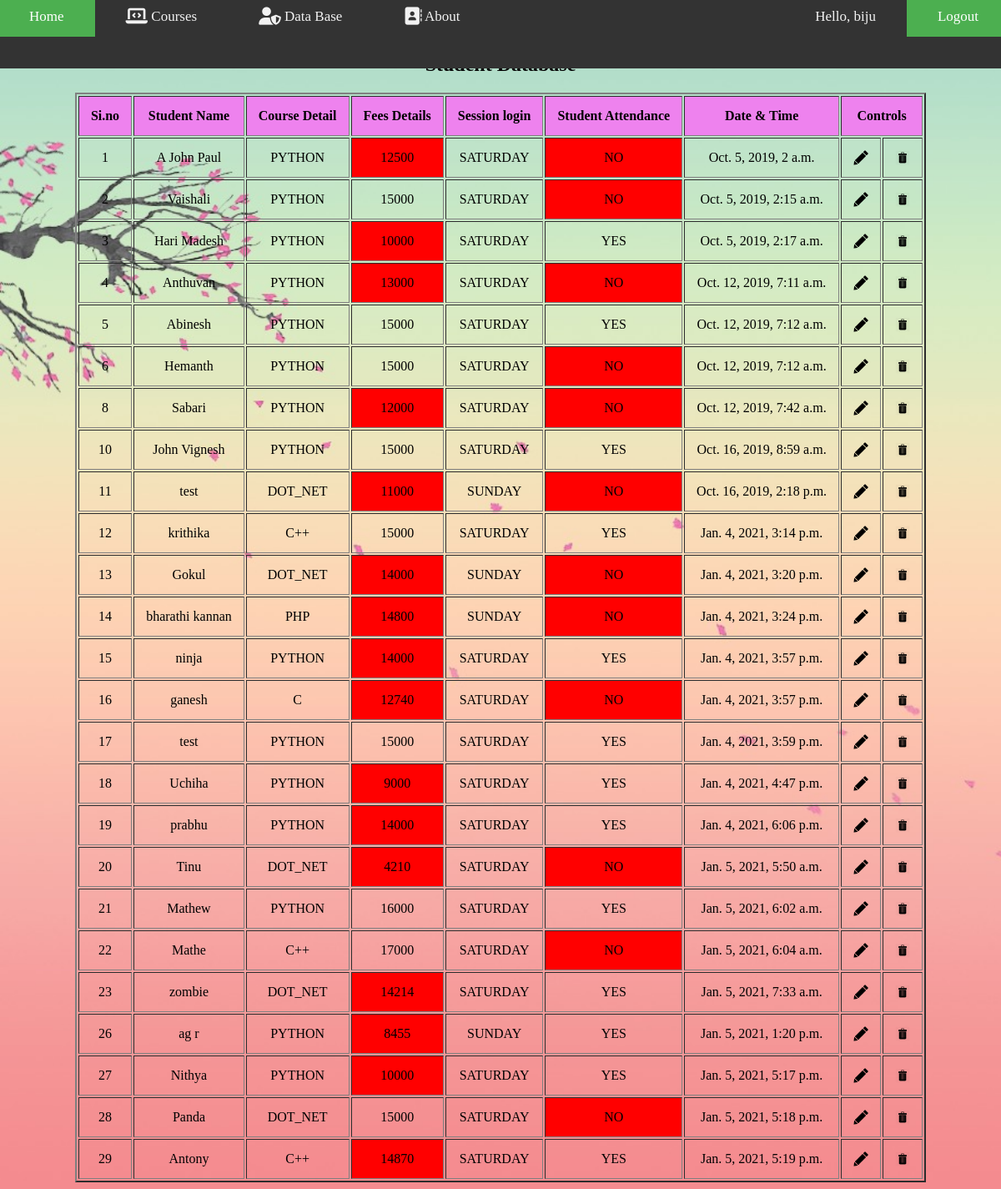
/home/records (signed in), run on the app's committed database.
### enroll/models.py (models this page shows, shortened)
class Data(models.Model):
    ATT = (
        ('Student Attendance', (
            (u'YES', u'Y'),
            (u'NO', u'N'),
        )),
    )
    DAY = (
        ('Choose your session', (
            (u'SATURDAY', u'saturday'),
            (u'SUNDAY', u'sunday'),
        )),
    )
    COURSE = (
        ('Select your course', (
            (u'PYTHON', u'python'),
            (u'DOT_NET', u'.net'),
            (u'C', u'c'),
            (u'C++', u'c++'),
            (u'PHP', u'php'),
            (u'XML', u'xml'),
        )),
    )
    id = models.AutoField(auto_created=True, primary_key=True)
    name = models.CharField(max_length=15, null=False, unique=True)
    course = models.CharField(max_length=10, blank=False, null=False, choices=COURSE)
    session = models.CharField(max_length=8, blank=False, null=False, choices=DAY)
    attendance = models.CharField(max_length=3, blank=False, null=False, choices=ATT)
    date = models.DateTimeField(default=datetime.now, editable=True)
    amount = models.IntegerField(blank=False, null=False)
    img = models.ImageField(upload_to='images/', default="")

### enroll/views.py (the view)
# urls.py: path('records', views.R.as_view(), name='records'),
class R(ListView):
    model = Data
    template_name = 'records.html'

### enroll/templates/records.html (shortened to what this page needs)
{% extends 'index.html' %}
{% load static %}
{% block content %}
{% if user.is_superuser %}
    <html>
        <head>
        </head>
        <body>
            <center>
                <br>
                <br>
                <h2>---Student Database---</h2>
                <table cellpadding="14px" cellspacing="2" bgcolor="orange" border="2" align="center">
                    <tr bgcolor="violet">
                        <th>Si.no</th>
                        <th>Student Name</th>
                        <th>Course Detail</th>
                        <th>Fees Details</th>
                        <th>Session login</th>
                        <th>Student Attendance</th>
                        <th>Date & Time</th>
                        <th colspan="2">Controls</th>
                    </tr>
                        {% for Data in object_list %}
                            <tr align="center">
                                <td>{{Data.id}}</td>
                                <td>{{Data.name}}</td>
                                <td>{{Data.course}}</td>
                                {% if Data.amount < 15000 %}
                                    <td bgcolor="red">{{Data.amount}}</td>
                                {% else %}
                                    <td>{{Data.amount}}</td>
                                {% endif %}
                                <td>{{Data.session}}</td>
                                {% if 'N' in Data.attendance %}
                                    <td bgcolor="red">{{Data.attendance}}</td>
                                {% else %}
                                    <td>{{Data.attendance}}</td>
                                {% endif %}
                                <td>{{Data.date}}</td>
                                <td><a href="{% url 'edit' Data.pk %}"><img src="{% static 'images/edit.jpg' %}" width="18" height="18"></a></td>
                                <td><a href="{% url 'delete' Data.pk%}"><img src="{% static 'images/del.jpg'%}" width="18" height="18"></a></td>
                            </tr>
                        {% endfor %}
                </table>
            </center>
        </body>
    </html>
{% endif %}
{% endblock content %}

### enroll/templates/index.html (shortened to what this page needs)
{% load static %}
<html lang="en">
        <head>
            <link rel="stylesheet" type="text/css" href="{% static 'CSS/main.css' %}">
        </head>
        <body>
                <div class="topnav">
                    <a class="active" id="bb" href="{% url 'home' %}">Home</a>
                    <a class="active" href="{% url 'new' %}" title="Courses">
                        <i class="fas fa-laptop-code fa-lg" title="Courses"></i> Courses</a>
                    <a class="active" href="{% url 'records' %}" title="Admin-Login">
                        <i class="fas fa-user-shield fa-lg" title="Admin-Login"></i> Data Base</a>
                    <a class="active" href="{% url 'contact' %}" title="About Us">
                        <i class="fas fa-address-book fa-lg" title="About Us"></i> About</a>
                    {% if user.is_authenticated %}
                        <a class="opp" id="bb" href="{% url 'logout' %}">Logout</a>
                        <a class="opp">Hello, {{user.username}}</a>
                    {% else %}
                        <a class="opp" id="bb" href="{% url 'login' %}" title="Login">
                        <i class="fas fa-door-open fa-lg" title="Login"></i> Login</a>
                    {% endif %}
                </div>
            {% block content %}
            {% endblock content %}
        </body>
    </html>

### enroll/static/CSS/main.css (style rules this page uses)
html { scroll-behavior: smooth; }
body { background-image: url('/static/images/bgr.jpg'); background-repeat: no-repeat; background-size: cover; }
table { background-color: transparent; }
.topnav { overflow: hidden; margin-left: -10px; margin-top: -12px; margin-right: -8px; background-color: #333; position: fixed; width: 101%; height: 6% }
.topnav a { float: left; color: #f2f2f2; padding: 14px 37px; text-decoration: none; font-size: 17px; transition-duration: 0.9s; }
.topnav a#bb { background-color: #4CAF50; color: white; }
.topnav a.opp { float: right; }

### data on the page
Data: id "1", name "A John Paul", course "PYTHON", amount "12500", session "SATURDAY", attendance "NO", date "Oct. 5, 2019, 2 a.m."
Data: id "2", name "Vaishali", course "PYTHON", amount "15000", session "SATURDAY", attendance "NO", date "Oct. 5, 2019, 2:15 a.m."
Data: id "3", name "Hari Madesh", course "PYTHON", amount "10000", session "SATURDAY", attendance "YES", date "Oct. 5, 2019, 2:17 a.m."
Data: id "4", name "Anthuvan", course "PYTHON", amount "13000", session "SATURDAY", attendance "NO", date "Oct. 12, 2019, 7:11 a.m."
Data: id "5", name "Abinesh", course "PYTHON", amount "15000", session "SATURDAY", attendance "YES", date "Oct. 12, 2019, 7:12 a.m."
Data: id "6", name "Hemanth", course "PYTHON", amount "15000", session "SATURDAY", attendance "NO", date "Oct. 12, 2019, 7:12 a.m."
Data: id "8", name "Sabari", course "PYTHON", amount "12000", session "SATURDAY", attendance "NO", date "Oct. 12, 2019, 7:42 a.m."
Data: id "10", name "John Vignesh", course "PYTHON", amount "15000", session "SATURDAY", attendance "YES", date "Oct. 16, 2019, 8:59 a.m."
Data: id "11", name "test", course "DOT_NET", amount "11000", session "SUNDAY", attendance "NO", date "Oct. 16, 2019, 2:18 p.m."
Data: id "12", name "krithika", course "C++", amount "15000", session "SATURDAY", attendance "YES", date "Jan. 4, 2021, 3:14 p.m."
Data: id "13", name "Gokul", course "DOT_NET", amount "14000", session "SUNDAY", attendance "NO", date "Jan. 4, 2021, 3:20 p.m."
Data: id "14", name "bharathi kannan", course "PHP", amount "14800", session "SUNDAY", attendance "NO", date "Jan. 4, 2021, 3:24 p.m."
Data: id "15", name "ninja", course "PYTHON", amount "14000", session "SATURDAY", attendance "YES", date "Jan. 4, 2021, 3:57 p.m."
Data: id "16", name "ganesh", course "C", amount "12740", session "SATURDAY", attendance "NO", date "Jan. 4, 2021, 3:57 p.m."
Data: id "17", name "test", course "PYTHON", amount "15000", session "SATURDAY", attendance "YES", date "Jan. 4, 2021, 3:59 p.m."
Data: id "18", name "Uchiha", course "PYTHON", amount "9000", session "SATURDAY", attendance "YES", date "Jan. 4, 2021, 4:47 p.m."
Data: id "19", name "prabhu", course "PYTHON", amount "14000", session "SATURDAY", attendance "YES", date "Jan. 4, 2021, 6:06 p.m."
Data: id "20", name "Tinu", course "DOT_NET", amount "4210", session "SATURDAY", attendance "NO", date "Jan. 5, 2021, 5:50 a.m."
Data: id "21", name "Mathew", course "PYTHON", amount "16000", session "SATURDAY", attendance "YES", date "Jan. 5, 2021, 6:02 a.m."
Data: id "22", name "Mathe", course "C++", amount "17000", session "SATURDAY", attendance "NO", date "Jan. 5, 2021, 6:04 a.m."
Data: id "23", name "zombie", course "DOT_NET", amount "14214", session "SATURDAY", attendance "YES", date "Jan. 5, 2021, 7:33 a.m."
Data: id "26", name "ag r", course "PYTHON", amount "8455", session "SUNDAY", attendance "YES", date "Jan. 5, 2021, 1:20 p.m."
Data: id "27", name "Nithya", course "PYTHON", amount "10000", session "SATURDAY", attendance "YES", date "Jan. 5, 2021, 5:17 p.m."
Data: id "28", name "Panda", course "DOT_NET", amount "15000", session "SATURDAY", attendance "NO", date "Jan. 5, 2021, 5:18 p.m."
Data: id "29", name "Antony", course "C++", amount "14870", session "SATURDAY", attendance "YES", date "Jan. 5, 2021, 5:19 p.m."

### other printed values
{{ user.username }} "biju"
